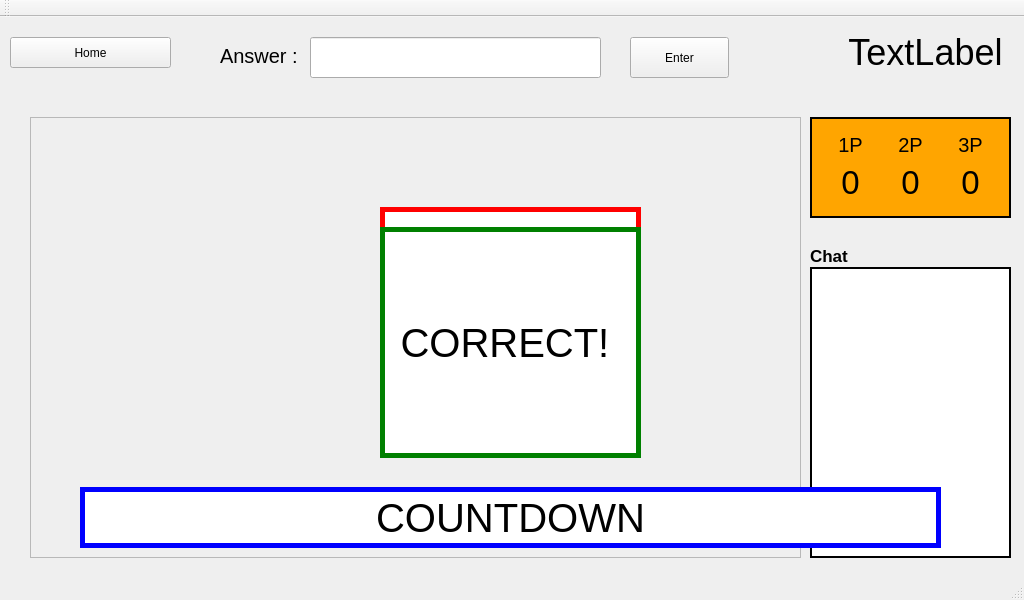
<?xml version="1.0" encoding="UTF-8"?>
<ui version="4.0">
 <class>ThirdWindow</class>
 <widget class="QMainWindow" name="ThirdWindow">
  <property name="geometry">
   <rect>
    <x>0</x>
    <y>0</y>
    <width>1024</width>
    <height>600</height>
   </rect>
  </property>
  <property name="windowTitle">
   <string>MainWindow</string>
  </property>
  <widget class="QWidget" name="centralwidget">
   <widget class="QPushButton" name="backbutton">
    <property name="geometry">
     <rect>
      <x>10</x>
      <y>20</y>
      <width>161</width>
      <height>31</height>
     </rect>
    </property>
    <property name="text">
     <string>Home</string>
    </property>
   </widget>
   <widget class="QFrame" name="frame">
    <property name="geometry">
     <rect>
      <x>30</x>
      <y>100</y>
      <width>771</width>
      <height>441</height>
     </rect>
    </property>
    <property name="frameShape">
     <enum>QFrame::StyledPanel</enum>
    </property>
    <property name="frameShadow">
     <enum>QFrame::Raised</enum>
    </property>
    <widget class="QLabel" name="timeover">
     <property name="geometry">
      <rect>
       <x>350</x>
       <y>90</y>
       <width>261</width>
       <height>231</height>
      </rect>
     </property>
     <property name="font">
      <font>
       <pointsize>30</pointsize>
      </font>
     </property>
     <property name="styleSheet">
      <string notr="true">QLabel{
background-color:white;
border-width: 5px;
border-color: red;
border-style: solid;
}</string>
     </property>
     <property name="text">
      <string>TIME OVER</string>
     </property>
     <property name="alignment">
      <set>Qt::AlignCenter</set>
     </property>
    </widget>
    <widget class="QLabel" name="correct">
     <property name="geometry">
      <rect>
       <x>350</x>
       <y>110</y>
       <width>261</width>
       <height>231</height>
      </rect>
     </property>
     <property name="font">
      <font>
       <pointsize>30</pointsize>
      </font>
     </property>
     <property name="styleSheet">
      <string notr="true">QLabel{
background-color:white;
border-width:5px;
border-color:green;
border-style: solid;
}</string>
     </property>
     <property name="text">
      <string>CORRECT! </string>
     </property>
     <property name="alignment">
      <set>Qt::AlignCenter</set>
     </property>
    </widget>
   </widget>
   <widget class="QLineEdit" name="lineEdit">
    <property name="geometry">
     <rect>
      <x>310</x>
      <y>20</y>
      <width>291</width>
      <height>41</height>
     </rect>
    </property>
    <property name="font">
     <font>
      <pointsize>15</pointsize>
     </font>
    </property>
   </widget>
   <widget class="QLabel" name="label">
    <property name="geometry">
     <rect>
      <x>220</x>
      <y>30</y>
      <width>81</width>
      <height>17</height>
     </rect>
    </property>
    <property name="font">
     <font>
      <pointsize>15</pointsize>
     </font>
    </property>
    <property name="text">
     <string>Answer :</string>
    </property>
   </widget>
   <widget class="QPushButton" name="enterButton">
    <property name="geometry">
     <rect>
      <x>630</x>
      <y>20</y>
      <width>99</width>
      <height>41</height>
     </rect>
    </property>
    <property name="text">
     <string>Enter</string>
    </property>
   </widget>
   <widget class="QTextEdit" name="textEdit">
    <property name="geometry">
     <rect>
      <x>810</x>
      <y>250</y>
      <width>201</width>
      <height>291</height>
     </rect>
    </property>
    <property name="styleSheet">
     <string notr="true">QTextEdit{
border-width:2px;
border-color:black;
border-style:solid;
}</string>
    </property>
    <property name="readOnly">
     <bool>true</bool>
    </property>
   </widget>
   <widget class="QLabel" name="label_2">
    <property name="geometry">
     <rect>
      <x>810</x>
      <y>80</y>
      <width>201</width>
      <height>17</height>
     </rect>
    </property>
    <property name="font">
     <font>
      <pointsize>13</pointsize>
      <weight>75</weight>
      <bold>true</bold>
     </font>
    </property>
    <property name="text">
     <string>Chat</string>
     <string>Scoreboard</string>
    </property>
   </widget>
   <widget class="QLabel" name="timelabel">
    <property name="geometry">
     <rect>
      <x>840</x>
      <y>10</y>
      <width>171</width>
      <height>51</height>
     </rect>
    </property>
    <property name="font">
     <font>
      <pointsize>27</pointsize>
     </font>
    </property>
    <property name="layoutDirection">
     <enum>Qt::LeftToRight</enum>
    </property>
    <property name="text">
     <string>TextLabel</string>
    </property>
    <property name="alignment">
     <set>Qt::AlignCenter</set>
    </property>
   </widget>
   <widget class="QLabel" name="countdown">
    <property name="geometry">
     <rect>
      <x>80</x>
      <y>470</y>
      <width>861</width>
      <height>61</height>
     </rect>
    </property>
    <property name="font">
     <font>
      <pointsize>30</pointsize>
     </font>
    </property>
    <property name="styleSheet">
     <string notr="true">QLabel{
background-color:white;
border-width: 5px;
border-color: blue;
border-style: solid;
}</string>
    </property>
    <property name="text">
     <string>COUNTDOWN</string>
    </property>
    <property name="alignment">
     <set>Qt::AlignCenter</set>
    </property>
   </widget>
   <widget class="QLabel" name="scoreboard">
    <property name="geometry">
     <rect>
      <x>810</x>
      <y>100</y>
      <width>201</width>
      <height>101</height>
     </rect>
    </property>
    <property name="styleSheet">
     <string notr="true">QLabel{
background-color:orange;
border-width:2px;
border-color:black;
border-style:solid;
}
</string>
    </property>
    <property name="text">
     <string/>
    </property>
   </widget>
   <widget class="QLabel" name="label_3">
    <property name="geometry">
     <rect>
      <x>810</x>
      <y>230</y>
      <width>201</width>
      <height>17</height>
     </rect>
    </property>
    <property name="font">
     <font>
      <pointsize>13</pointsize>
      <weight>75</weight>
      <bold>true</bold>
     </font>
    </property>
    <property name="text">
     <string>Chat</string>
    </property>
   </widget>
   <widget class="QLabel" name="P1">
    <property name="geometry">
     <rect>
      <x>820</x>
      <y>120</y>
      <width>61</width>
      <height>16</height>
     </rect>
    </property>
    <property name="font">
     <font>
      <pointsize>15</pointsize>
     </font>
    </property>
    <property name="text">
     <string>1P</string>
    </property>
    <property name="alignment">
     <set>Qt::AlignCenter</set>
    </property>
   </widget>
   <widget class="QLabel" name="P2">
    <property name="geometry">
     <rect>
      <x>880</x>
      <y>120</y>
      <width>61</width>
      <height>16</height>
     </rect>
    </property>
    <property name="font">
     <font>
      <pointsize>15</pointsize>
     </font>
    </property>
    <property name="text">
     <string>2P</string>
    </property>
    <property name="alignment">
     <set>Qt::AlignCenter</set>
    </property>
   </widget>
   <widget class="QLabel" name="P3">
    <property name="geometry">
     <rect>
      <x>940</x>
      <y>120</y>
      <width>61</width>
      <height>16</height>
     </rect>
    </property>
    <property name="font">
     <font>
      <pointsize>15</pointsize>
     </font>
    </property>
    <property name="text">
     <string>3P</string>
    </property>
    <property name="alignment">
     <set>Qt::AlignCenter</set>
    </property>
   </widget>
   <widget class="QLabel" name="P1_score">
    <property name="geometry">
     <rect>
      <x>820</x>
      <y>145</y>
      <width>61</width>
      <height>41</height>
     </rect>
    </property>
    <property name="font">
     <font>
      <pointsize>25</pointsize>
     </font>
    </property>
    <property name="text">
     <string>0</string>
    </property>
    <property name="alignment">
     <set>Qt::AlignCenter</set>
    </property>
   </widget>
   <widget class="QLabel" name="P2_score">
    <property name="geometry">
     <rect>
      <x>880</x>
      <y>145</y>
      <width>61</width>
      <height>41</height>
     </rect>
    </property>
    <property name="font">
     <font>
      <pointsize>25</pointsize>
     </font>
    </property>
    <property name="text">
     <string>0</string>
    </property>
    <property name="alignment">
     <set>Qt::AlignCenter</set>
    </property>
   </widget>
   <widget class="QLabel" name="P3_score">
    <property name="geometry">
     <rect>
      <x>940</x>
      <y>145</y>
      <width>61</width>
      <height>41</height>
     </rect>
    </property>
    <property name="font">
     <font>
      <pointsize>25</pointsize>
     </font>
    </property>
    <property name="text">
     <string>0</string>
    </property>
    <property name="alignment">
     <set>Qt::AlignCenter</set>
    </property>
   </widget>
  </widget>
  <widget class="QMenuBar" name="menubar">
   <property name="geometry">
    <rect>
     <x>0</x>
     <y>0</y>
     <width>1024</width>
     <height>25</height>
    </rect>
   </property>
  </widget>
  <widget class="QStatusBar" name="statusbar"/>
  <widget class="QToolBar" name="toolBar">
   <property name="windowTitle">
    <string>toolBar</string>
   </property>
   <attribute name="toolBarArea">
    <enum>TopToolBarArea</enum>
   </attribute>
   <attribute name="toolBarBreak">
    <bool>false</bool>
   </attribute>
  </widget>
 </widget>
 <resources/>
 <connections/>
</ui>
